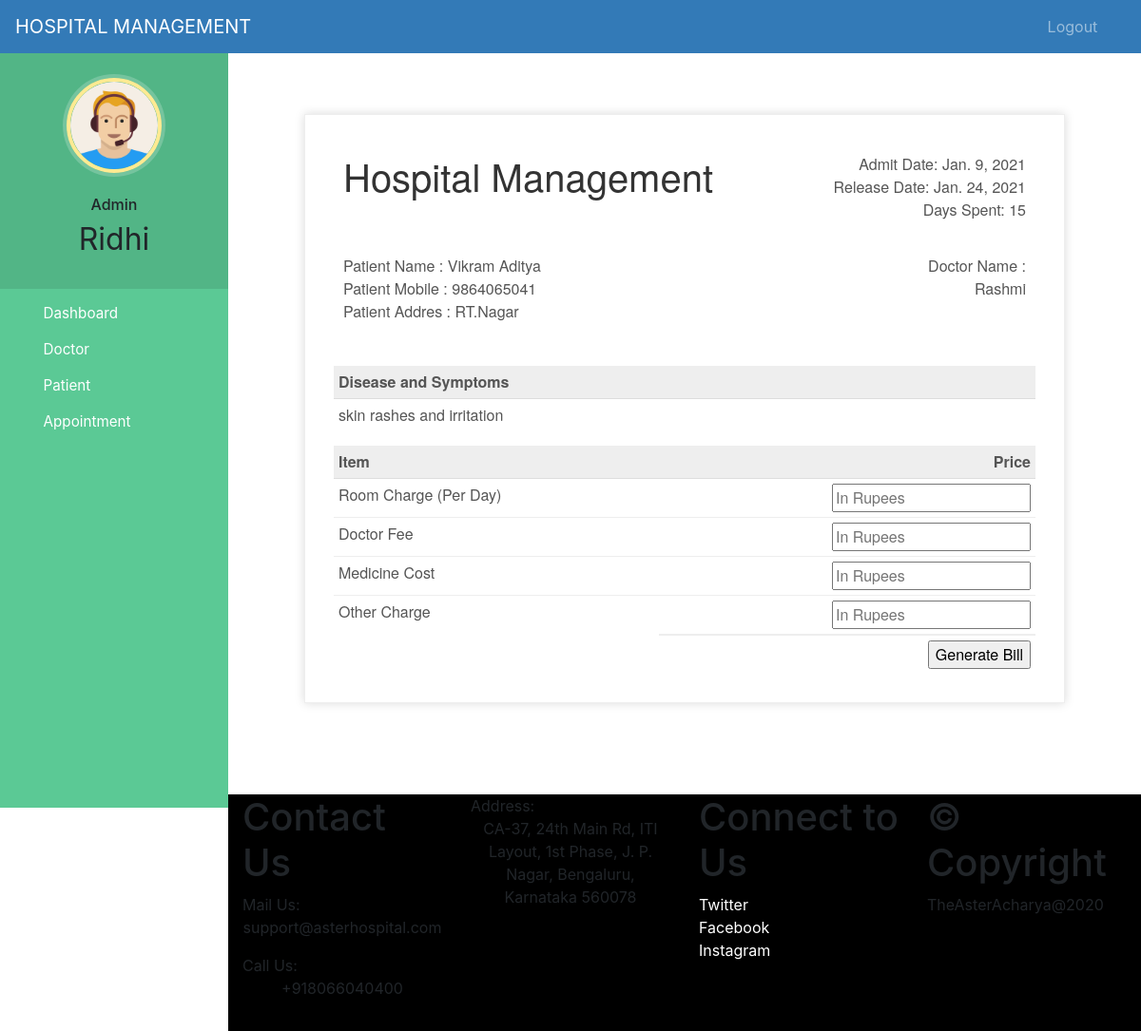
Page /discharge-patient/1 (signed in) on the committed database.
### hospital/models.py (models this page shows, shortened)
class Patient(models.Model):
    user=models.OneToOneField(User,on_delete=models.CASCADE)
    profile_pic= models.ImageField(upload_to='profile_pic/PatientProfilePic/',null=True,blank=True)
    address = models.CharField(max_length=40)
    mobile = models.CharField(max_length=20,null=False)
    symptoms = models.CharField(max_length=100,null=False)
    assignedDoctorId = models.PositiveIntegerField(null=True)
    admitDate=models.DateField(auto_now=True)
    status=models.BooleanField(default=False)
    @property
    def get_name(self):
        return self.user.first_name+" "+self.user.last_name

### hospital/views.py (the view, shortened to what this page needs)
# urls.py: path('discharge-patient/<int:pk>', views.discharge_patient_view,name='discharge-patient'),
@login_required(login_url='adminlogin')
@user_passes_test(is_admin)
def discharge_patient_view(request,pk):
    patient=models.Patient.objects.get(id=pk)
    days=(date.today()-patient.admitDate) #2 days, 0:00:00
    assignedDoctor=models.User.objects.all().filter(id=patient.assignedDoctorId)
    d=days.days # only how many day that is 2
    patientDict={
        'patientId':pk,
        'name':patient.get_name,
        'mobile':patient.mobile,
        'address':patient.address,
        'symptoms':patient.symptoms,
        'admitDate':patient.admitDate,
        'todayDate':date.today(),
        'day':d,
        'assignedDoctorName':assignedDoctor[0].first_name,
    }
    return render(request,'hospital/patient_generate_bill.html',context=patientDict)

### hospital/views.py (called while the page is built)
def is_admin(user):
    return user.groups.filter(name='ADMIN').exists()

### templates/hospital/patient_generate_bill.html (shortened to what this page needs)
{% extends 'hospital/admin_base.html' %}
{% load static %}
{% block content %}
<head>
</head>
<br><br><br>
<div class="invoice-box">
  <table cellpadding="0" cellspacing="0">
    <tr class="top">
      <td colspan="2">
        <table>
          <tr>
            <td class="title">
              <h1>Hospital Management</h1>
            </td>
            <td>
              Admit Date: {{admitDate}}<br>
              Release Date: {{todayDate}}<br>
              Days Spent: {{day}}
            </td>
          </tr>
        </table>
      </td>
    </tr>
    <tr class="information">
      <td colspan="2">
        <table>
          <tr>
            <td>
              Patient Name : {{name}}<br>
              Patient Mobile : {{mobile}}<br>
              Patient Addres : {{address}}<br>
            </td>
            <td>
              Doctor Name :<br>
              {{assignedDoctorName}}<br>
            </td>
          </tr>
        </table>
      </td>
    </tr>
    <tr class="heading">
      <td>
        Disease and Symptoms
      </td>
      <td>
      </td>
    </tr>
    <tr class="details">
      <td>
        {{symptoms}}
      </td>
    </tr>
    <tr class="heading">
      <td>
        Item
      </td>
      <td>
        Price
      </td>
    </tr>
    <form method="post">
      <tr class="item">
        <td>
          Room Charge (Per Day)
        </td>
        <td>
          <input type="number" name="roomCharge" placeholder="In Rupees" value="">
        </td>
      </tr>
      <tr class="item">
        <td>
          Doctor Fee
        </td>
        <td>
          <input type="number" name="doctorFee" placeholder="In Rupees" value="">
        </td>
      </tr>
      <tr class="item">
        <td>
          Medicine Cost
        </td>
        <td>
          <input type="number" name="medicineCost" placeholder="In Rupees" value="">
        </td>
      </tr>
      <tr class="item last">
        <td>
          Other Charge
        </td>
        <td>
          <input type="number" name="OtherCharge" placeholder="In Rupees" value="">
        </td>
      </tr>
      <tr class="total">
        <td></td>
        <td>
          <input type="submit" name="submit" value="Generate Bill">
        </td>
      </tr>
    </form>
  </table>
</div>
{% endblock content %}

### templates/hospital/admin_base.html (shortened to what this page needs)
<!DOCTYPE html>
{% load static %}
<html lang="en">
<head>
  <link rel="stylesheet" href="https://stackpath.bootstrapcdn.com/bootstrap/4.3.1/css/bootstrap.min.css">
  <link rel="stylesheet" href="https://maxcdn.bootstrapcdn.com/font-awesome/4.7.0/css/font-awesome.min.css">
  <link rel="stylesheet" href="{% static '/style.css' %}">
</head>
<body>
  <nav class="menu" tabindex="0">
    <header class="avatar">
      <img src="{% static "images/adminpropic.png" %}" />
      <br><br>
      <h6>Admin</h6>
      <h2>{{request.user.first_name}}</h2>
    </header>
    <ul>
      <li tabindex="0" class="icon-dashboard"> <a style="color:white; text-decoration:none;" href="/admin-dashboard"><span>Dashboard</span></a> </li>
      <li tabindex="0" class="icon-customers"> <a style="color:white; text-decoration:none;" href="/admin-doctor"><span>Doctor</span></a></li>
      <li tabindex="0" class="icon-users"> <a style="color:white; text-decoration:none;" href="/admin-patient"><span>Patient</span></a></li>
      <li tabindex="0" class="icon-calendar"> <a style="color:white; text-decoration:none;" href="/admin-appointment"><span>Appointment</span></a></li>
    </ul>
  </nav>
  <main>
    <div class="bs-example">
      <nav class="navbar navbar-expand-md  navbar-dark fixed-top" style="background:#337AB7;">
        <a href="/admin-dashboard" class="navbar-brand">HOSPITAL MANAGEMENT</a>
        <div class="collapse navbar-collapse justify-content-between" id="navbarCollapse">
          <div class="navbar-nav" style=" margin-left: 90%;">
            <a href="/logout" class="nav-item nav-link">Logout</a>
          </div>
        </div>
      </nav>
    </div>
    <br><br>
    {% block content %}
    {% endblock content %}
    <br><br><br><br>
    <footer>
      <div class="container">
        <div class="row">
      <section id="Contact" class="col-12 col-sm-6 col-md-4 col-lg-3">
        <h1>Contact Us</h1>
          <span>Mail Us:</span><br>
        <p>support@asterhospital.com</p>
        <span>Call Us:</span><br>
          <p>+918066040400</p><hr>
      </section>
      <section id="Store" class="col-12 col-sm-6 col-md-4 col-lg-3">
        <span>Address:</span><br>
          <p>CA-37, 24th Main Rd, ITI Layout, 1st Phase, J. P. Nagar, Bengaluru, Karnataka 560078</p><hr>
      </section>
      <section id="Connect" class="col-12 col-sm-6 col-md-4 col-lg-3">
        <h1>Connect to Us</h1>
          <span><a href="#">Twitter</a></span><br>
          <span><a href="#">Facebook</a></span><br>
          <span><a href="#">Instagram</a></span><br><hr>
      </section>
      <section id="Connect" class="col-12 col-sm-6 col-md-4 col-lg-3">
        <h1>&copy; Copyright</h1>
          <span>TheAsterAcharya@2020</span><br><hr>
      </section>
        </div>
      </div>
    </footer>
  </main>
</body>
</html>

### static/style.css (style rules this page uses)
body { padding-left: 240px; }
main { position: relative; height: 100vh; }
.menu { background: #5bc995; height: 100vh; width: 240px; position: fixed; top: 0px; left: 0; z-index: 5; outline: none; }
.menu .avatar { background: rgba(0, 0, 0, 0.1); padding: 2em 0.5em; text-align: center; }
.menu .avatar img { width: 100px; border-radius: 50%; overflow: hidden; border: 4px solid #ffea92; box-shadow: 0 0 0 4px rgba(255, 255, 255, 0.2); }
.menu .avatar h2 { font-weight: normal; margin-bottom: 0; }
.menu ul { list-style: none; padding: 0.5em 0; margin: 0; }
.menu ul li { padding: 0.5em 1em 0.5em 3em; font-size: 0.95em; font-weight: regular; background-repeat: no-repeat; background-position: left 15px center; background-size: auto 20px; transition: all 0.15s linear; cursor: pointer; }
.menu ul li.icon-dashboard { background-image: url("http://www.entypo.com/images//gauge.svg"); }
.menu ul li.icon-customers { background-image: url("http://www.entypo.com/images//briefcase.svg"); }
.menu ul li.icon-users { background-image: url("http://www.entypo.com/images//users.svg"); }
.menu ul li.icon-calendar { background-image: url("http://www.entypo.com/images//calendar.svg"); }

### templates/hospital/admin_base.html (style rules this page uses)
a:link { text-decoration: none; }
a { color: white; }
footer { padding: 0px 0px 0px 0px; background-color: black; margin: 0px; }
p { text-align: center; }
body { padding-left: 240px; }
main { position: relative; height: 100vh; }
.menu { background: #5bc995; height: 100vh; width: 240px; position: fixed; top: 0px; left: 0; z-index: 5; outline: none; }
.menu .avatar { background: rgba(0, 0, 0, 0.1); padding: 2em 0.5em; text-align: center; }
.menu .avatar img { width: 100px; border-radius: 50%; overflow: hidden; border: 4px solid #ffea92; box-shadow: 0 0 0 4px rgba(255, 255, 255, 0.2); }
.menu .avatar h2 { font-weight: normal; margin-bottom: 0; }
.menu ul { list-style: none; padding: 0.5em 0; margin: 0; }
.menu ul li { padding: 0.5em 1em 0.5em 3em; font-size: 0.95em; font-weight: regular; background-repeat: no-repeat; background-position: left 15px center; background-size: auto 20px; transition: all 0.15s linear; cursor: pointer; }
.menu ul li.icon-dashboard { background-image: url("http://www.entypo.com/images//gauge.svg"); }
.menu ul li.icon-customers { background-image: url("http://www.entypo.com/images//briefcase.svg"); }
.menu ul li.icon-users { background-image: url("http://www.entypo.com/images//users.svg"); }
.menu ul li.icon-calendar { background-image: url("http://www.entypo.com/images//calendar.svg"); }

### templates/hospital/patient_generate_bill.html (style rules this page uses)
.invoice-box { max-width: 800px; margin: auto; padding: 30px; border: 1px solid #eee; box-shadow: 0 0 10px rgba(0, 0, 0, .15); font-size: 16px; line-height: 24px; font-family: 'Helvetica Neue', 'Helvetica', Helvetica, Arial, sans-serif; color: #555; }
.invoice-box table { width: 100%; line-height: inherit; text-align: left; }
.invoice-box table td { padding: 5px; vertical-align: top; }
.invoice-box table tr td:nth-child(2) { text-align: right; }
.invoice-box table tr.top table td { padding-bottom: 20px; }
.invoice-box table tr.top table td.title { font-size: 45px; line-height: 45px; color: #333; }
.invoice-box table tr.information table td { padding-bottom: 40px; }
.invoice-box table tr.heading td { background: #eee; border-bottom: 1px solid #ddd; font-weight: bold; }
.invoice-box table tr.details td { padding-bottom: 20px; }
.invoice-box table tr.item td { border-bottom: 1px solid #eee; }
.invoice-box table tr.item.last td { border-bottom: none; }
.invoice-box table tr.total td:nth-child(2) { border-top: 2px solid #eee; font-weight: bold; }
.menu { top: 50px; }

### rows in the picture
Patient: admitDate "Jan. 9, 2021", mobile "9864065041", address "RT.Nagar", symptoms "skin rashes and irritation"

### other values in the picture
{{ request.user.first_name }} "Ridhi"
{{ name }} "Vikram Aditya"
{{ assignedDoctorName }} "Rashmi"
